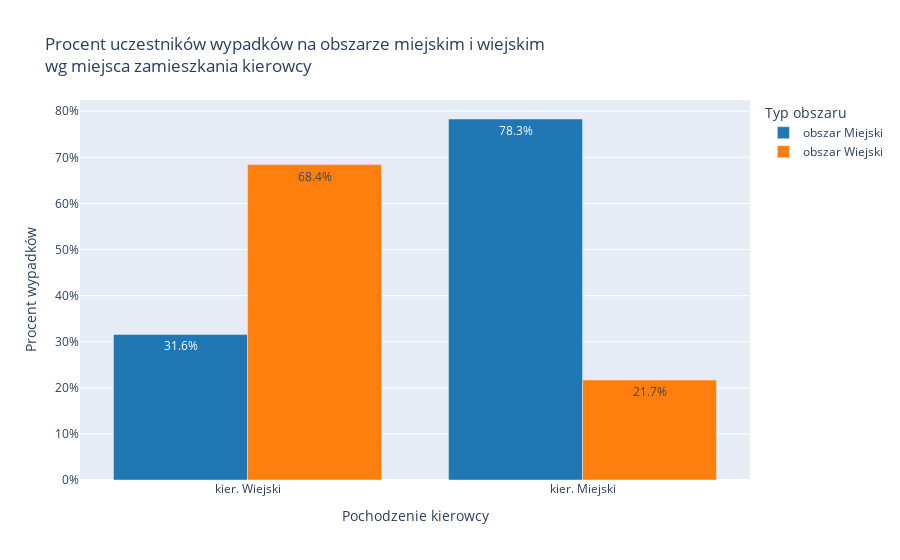

The cell this chart's notebook holds for it:
### Code cell
# 1. Tworzenie tabeli kontyngencji na podstawie danych
contingency_table = pd.crosstab(data['is_urban_driver'], data['is_rural_accident'])
contingency_table.index = ['kier. Wiejski', 'kier. Miejski']
contingency_table.columns = ['Wypadek obszar miejski', 'Wypadek obszar wiejski']

# Wyświetlenie obserwowanej tabeli kontyngencji
print("="*50)
print("Obserwowana tabela kontyngencji:")
print(contingency_table)
print("\n")

# 2. Obliczenie procentów uczestników wypadków wg miejsca zamieszkania
location_stats = pd.crosstab(data['is_urban_driver'], data['is_rural_accident'],  
                                 normalize='index') * 100
location_stats.index = ['kier. Wiejski', 'kier. Miejski']
location_stats.columns = ['obszar Miejski', 'obszar Wiejski']
location_stats['Suma'] = 100

# Przygotowanie tabeli do wyświetlenia
location_stats_display = location_stats.copy()
location_stats_display['obszar Miejski'] = location_stats_display['obszar Miejski'].map('{:.1f}%'.format)
location_stats_display['obszar Wiejski'] = location_stats_display['obszar Wiejski'].map('{:.1f}%'.format)
location_stats_display['Suma'] = location_stats_display['Suma'].map('{:.0f}%'.format)

print("="*50)
print("Procent uczestników wypadków miejskich i wiejskich wg miejsca zamieszkania kierowcy:")
print(tabulate(location_stats_display, headers="keys", tablefmt="grid"))
print("\n")

# 3. Przeprowadzenie testu chi-kwadrat
chi2, p, dof, expected = chi2_contingency(contingency_table)

# Obliczenie całkowitej liczby obserwacji
n = contingency_table.values.sum()

# Obliczenie współczynnika Phi
phi = np.sqrt(chi2 / n)

# Wyświetlenie wyników testu chi-kwadrat
print("="*50)
print("Wyniki testu chi-kwadrat:")
print(f"Statystyka chi-kwadrat (χ²): {chi2:.4f}")
print(f"p-value: {p:.4e}")
print(f"Stopnie swobody (dof): {dof}")
print(f"Współczynnik Phi (φ): {phi:.4f}")
print("\nOczekiwana tabela kontyngencji (dla H₀):")
print(pd.DataFrame(expected, index=['kier. Wiejski', 'kier. Miejski'],  
                          columns=['Wypadek obszar miejski', 'Wypadek obszar wiejski']).round(1))
print("\n")

# 4. Interpretacja siły związku na podstawie Phi
print("="*50)
print("Interpretacja współczynnika Phi:")
if phi < 0.1:
    print("Siła związku: Bardzo słaby (φ < 0.1)")
elif 0.1 <= phi < 0.3:
    print("Siła związku: Słaby (φ = 0.1–0.3)")
elif 0.3 <= phi < 0.5:
    print("Siła związku: Umiarkowany (φ = 0.3–0.5)")
else:
    print("Siła związku: Silny (φ ≥ 0.5)")
print("\n")

# 5. Interpretacja wyniku testu chi-kwadrat
alpha = 0.05  # Poziom istotności
if p < alpha:
    print("Wniosek z testu chi-kwadrat: Odrzucamy hipotezę zerową (H₀).")
    print("Istnieje statystycznie istotny związek między miejscem zamieszkania kierowcy a lokalizacją wypadku (p < 0.05).")
else:
    print("Wniosek z testu chi-kwadrat: Nie ma podstaw do odrzucenia hipotezy zerowej (H₀).")
    print("Nie stwierdzono statystycznie istotnego związku między miejscem zamieszkania kierowcy a lokalizacją wypadku (p >= 0.05).")
print("\n")

# 6. Wykres słupkowy
# Reset indeksu i zmiana nazwy kolumny 'index' na 'is_urban_driver'
location_stats_reset = location_stats.reset_index().rename(columns={'index': 'is_urban_driver'})

fig = px.bar(location_stats_reset,  
            x='is_urban_driver',  
            y=['obszar Miejski', 'obszar Wiejski'],
            title='Procent uczestników wypadków na obszarze miejskim i wiejskim<br>wg miejsca zamieszkania kierowcy',
            labels={'value': 'Procent wypadków', 'variable': 'Typ obszaru', 'is_urban_driver': 'Pochodzenie kierowcy'},
            color_discrete_map={'obszar Miejski': '#1f77b4', 'obszar Wiejski': '#ff7f0e'},
            barmode='group')
fig.update_layout(yaxis={'ticksuffix': '%', 'title': 'Procent wypadków'},
                     xaxis={'title': 'Pochodzenie kierowcy'},
                     legend_title='Typ obszaru')
fig.update_traces(texttemplate='%{y:.1f}%', textposition='auto')
fig.show()

### Figure 1 — Plotly figure (JSON) as saved in the notebook; plotly's stock layout.template omitted (floating-point values rounded to 4 significant figures)
{"data": [{"alignmentgroup": "True", "hovertemplate": "Typ obszaru=obszar Miejski<br>Pochodzenie kierowcy=%{x}<br>Procent wypadków=%{y}<extra></extra>", "legendgroup": "obszar Miejski", "marker": {"color": "#1f77b4", "pattern": {"shape": ""}}, "name": "obszar Miejski", "offsetgroup": "obszar Miejski", "orientation": "v", "showlegend": true, "textposition": "auto", "texttemplate": "%{y:.1f}%", "type": "bar", "x": ["kier. Wiejski", "kier. Miejski"], "xaxis": "x", "y": [31.58, 78.32], "yaxis": "y"}, {"alignmentgroup": "True", "hovertemplate": "Typ obszaru=obszar Wiejski<br>Pochodzenie kierowcy=%{x}<br>Procent wypadków=%{y}<extra></extra>", "legendgroup": "obszar Wiejski", "marker": {"color": "#ff7f0e", "pattern": {"shape": ""}}, "name": "obszar Wiejski", "offsetgroup": "obszar Wiejski", "orientation": "v", "showlegend": true, "textposition": "auto", "texttemplate": "%{y:.1f}%", "type": "bar", "x": ["kier. Wiejski", "kier. Miejski"], "xaxis": "x", "y": [68.42, 21.68], "yaxis": "y"}], "layout": {"barmode": "group", "legend": {"title": {"text": "Typ obszaru"}, "tracegroupgap": 0}, "title": {"text": "Procent uczestników wypadków na obszarze miejskim i wiejskim<br>wg miejsca zamieszkania kierowcy"}, "xaxis": {"anchor": "y", "domain": [0, 1], "title": {"text": "Pochodzenie kierowcy"}}, "yaxis": {"anchor": "x", "domain": [0, 1], "ticksuffix": "%", "title": {"text": "Procent wypadków"}}}}
